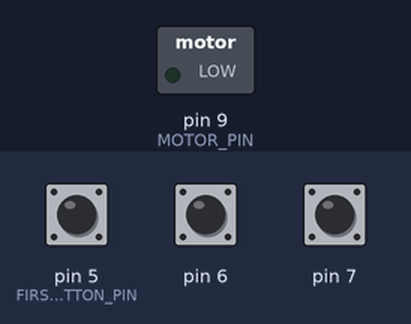
The sketch below on a simulated Arduino Uno, built with avr-gcc and run on an emulated ATmega328P. Shown: switched loads named in the sketch (green lamp = pin HIGH). The test bench sets the inputs (shaded band); at power-on: pin 6 HIGH, pin 7 HIGH, pin 5 (FIRST_BUTTON_PIN) HIGH.

Above: at 1.2 s.
1.3 s: pin 6 pulled LOW for 0.15 s
At 2.5 s:
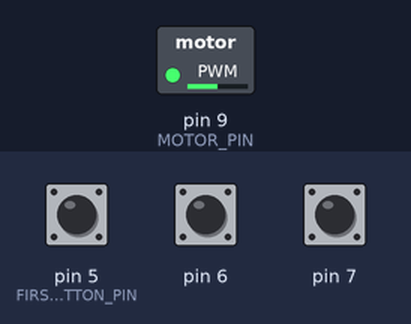
2.9 s: pin 7 pulled LOW for 0.15 s
At 3.7 s:
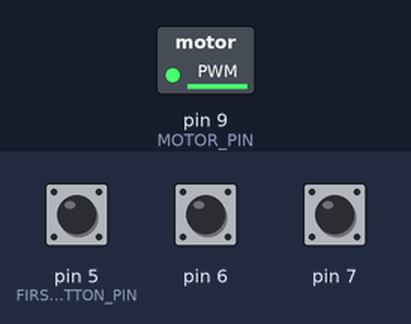
4.5 s: pin 5 (FIRST_BUTTON_PIN) pulled LOW for 0.15 s
At 5.0 s:
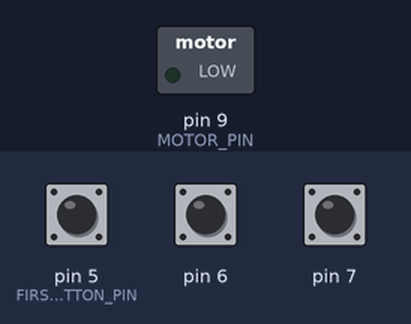
6.1 s: pin 6 pulled LOW for 1 s
At 7.4 s:
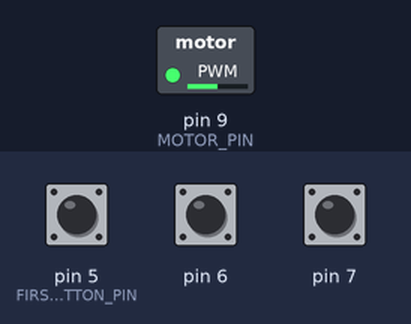
8.6 s: pin 5 (FIRST_BUTTON_PIN) pulled LOW for 1 s
At 9.3 s:
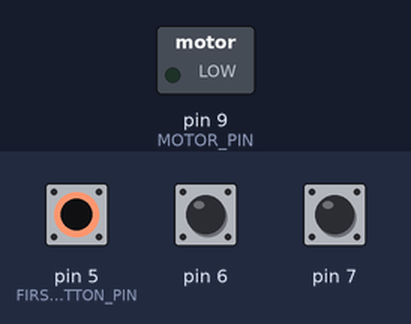
Timing chart, 0 to 11.6 s (numbered marks = the images above; inputs shaded):
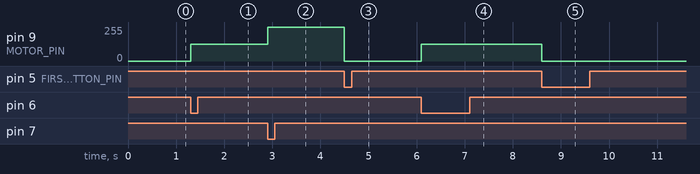

Measured:
- after the input at 1.3 s, pin 9 (MOTOR_PIN): 0/255 → 127/255 at once
- after the input at 2.9 s, pin 9 (MOTOR_PIN): 127/255 → 254/255 at once
- after the input at 4.5 s, pin 9 (MOTOR_PIN): 254/255 → 0/255 at once
- after the input at 6.1 s, pin 9 (MOTOR_PIN): 0/255 → 127/255 at once
- after the input at 8.6 s, pin 9 (MOTOR_PIN): 127/255 → 0/255 at once

The sketch:

8.ino
```cpp
#define MOTOR_PIN 9
#define FIRST_BUTTON_PIN 5
#define BUTTON_COUNT 3
#define SPEED_STEP (255 / (BUTTON_COUNT - 1))

void setup() {
  // set motor pin as output
  pinMode(MOTOR_PIN, OUTPUT);
  // set button pins as input with pull-up
  for (int i = 0; i < BUTTON_COUNT; ++i)
    pinMode(i + FIRST_BUTTON_PIN, INPUT_PULLUP);
}

void loop() {
  // check each button
  for (int i = 0; i < BUTTON_COUNT; ++i) {
    int keyPin = i + FIRST_BUTTON_PIN;
    boolean keyUp = digitalRead(keyPin);

    // if button is pressed
    if (!keyUp) {
      // set motor speed
      int speed = i * SPEED_STEP;
      analogWrite(MOTOR_PIN, speed);
    }
  }
}
```
